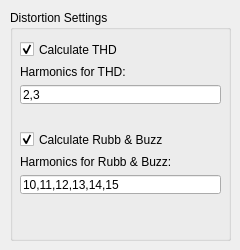
     <widget class="QWidget" name="page_DistortionSettings">
      <widget class="QGroupBox" name="groupBox_DistortionSettings_StepSineTest">
       <property name="geometry">
        <rect>
         <x>10</x>
         <y>10</y>
         <width>221</width>
         <height>231</height>
        </rect>
       </property>
       <property name="title">
        <string>Distortion Settings</string>
       </property>
       <widget class="QWidget" name="layoutWidget">
        <property name="geometry">
         <rect>
          <x>10</x>
          <y>30</y>
          <width>201</width>
          <height>64</height>
         </rect>
        </property>
        <layout class="QVBoxLayout" name="verticalLayout_3">
         <item>
          <widget class="QCheckBox" name="checkBox_THD_StepSineTest">
           <property name="text">
            <string>Calculate THD</string>
           </property>
           <property name="checked">
            <bool>true</bool>
           </property>
          </widget>
         </item>
         <item>
          <widget class="QLabel" name="label_THD_StepSineTest">
           <property name="text">
            <string>Harmonics for THD:</string>
           </property>
          </widget>
         </item>
         <item>
          <widget class="QLineEdit" name="lineEdit_THD_StepSineTest">
           <property name="text">
            <string>2,3</string>
           </property>
           <property name="alignment">
            <set>Qt::AlignLeading|Qt::AlignLeft|Qt::AlignVCenter</set>
           </property>
           <property name="readOnly">
            <bool>false</bool>
           </property>
          </widget>
         </item>
        </layout>
       </widget>
       <widget class="QWidget" name="layoutWidget">
        <property name="geometry">
         <rect>
          <x>10</x>
          <y>120</y>
          <width>201</width>
          <height>64</height>
         </rect>
        </property>
        <layout class="QVBoxLayout" name="verticalLayout_4">
         <item>
          <widget class="QCheckBox" name="checkBox_RubbBuzz_StepSineTest">
           <property name="text">
            <string>Calculate Rubb &amp;&amp; Buzz</string>
           </property>
           <property name="checked">
            <bool>true</bool>
           </property>
          </widget>
         </item>
         <item>
          <widget class="QLabel" name="label_RubbBuzz_StepSineTest">
           <property name="text">
            <string>Harmonics for Rubb &amp; Buzz:</string>
           </property>
          </widget>
         </item>
         <item>
          <widget class="QLineEdit" name="lineEdit_RubbBuzz_StepSineTest">
           <property name="text">
            <string>10,11,12,13,14,15</string>
           </property>
           <property name="alignment">
            <set>Qt::AlignLeading|Qt::AlignLeft|Qt::AlignVCenter</set>
           </property>
          </widget>
         </item>
        </layout>
       </widget>
      </widget>
     </widget>
